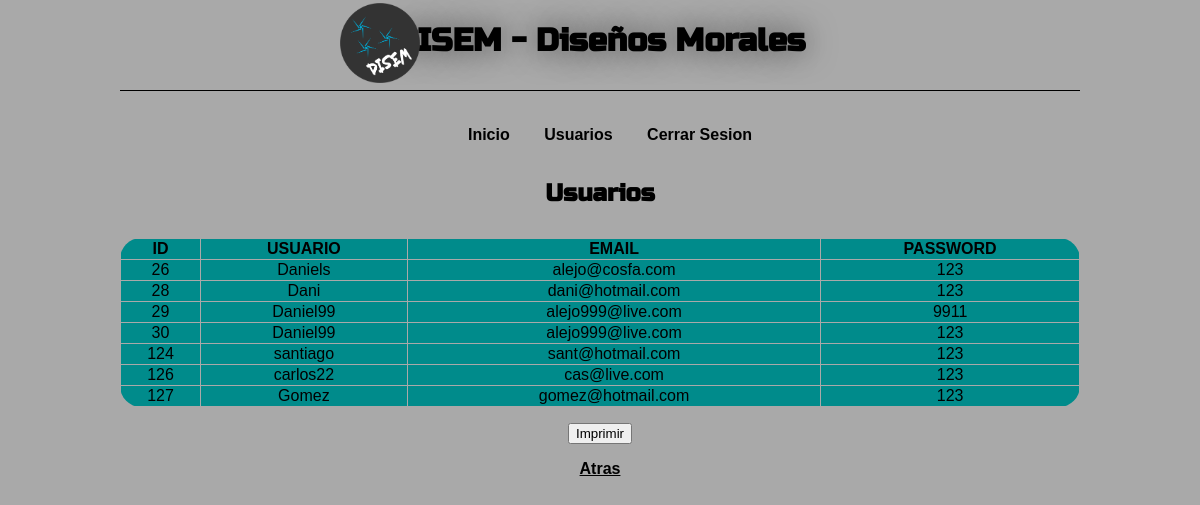
Screenshot of /mostraru.php (signed in) with the database file from the repository.
### tables this page shows
CREATE TABLE IF NOT EXISTS `registro` (
  `usuario` varchar(20) NOT NULL,
  `password` varchar(20) NOT NULL,
  `email` varchar(20) NOT NULL,
  `rpassword` varchar(20) NOT NULL,
  `id` int(11) NOT NULL
);

### mostraru.php (the view, shortened to what this page needs)
<?php
	require('conexion2.php');
	$query="SELECT id, usuario, email, password FROM registro";
	$resultado=$mysqli->query($query);
?>
<!DOCTYPE html>
<html lang="es" xmlns="http://www.w3.org/1999/xhtml">
	<head>
		<link rel="stylesheet" type="text/css" href="css/hola.css">
	</head>
	<body>
		<div id="contenido">
			<header>
				<hgroup>
					<img src="imagenes/logo.png" width = "80"><h1>DISEM - Diseños Morales</h1>
				</hgroup>
				<nav>
				<ul>
					<li><a href="opciones.php">Inicio </a></li>
					<li><a href="usuarios.php">Usuarios </a></li>
					<li><a href="cerrar_sesiona.php">Cerrar Sesion </a></li>
				</ul>
			</nav>
			</header>
			<section>
				<div id="textopr">
					<hgroup>
						<center><h1>Usuarios</h1></center>
						<center><table border="1" width="100%">
			<thead>
				<tr>
					<td><center><b>ID</b></td></center>
					<td><center><b>USUARIO</b></td></center>
					<td><center><b>EMAIL</b></td></center>
					<td><center><b>PASSWORD</b></td></center>
				<tbody>
					<?php while($row=$resultado->fetch_assoc()){ ?>
						<tr>
							<td>
								<center><?php echo $row['id'];?>
							</td>
							<td>
								<center><?php echo $row['usuario'];?>
							</td>
							<td>
								<center><?php echo $row['email'];?>
							</td>
							<td>
								<center><?php echo $row['password'];?>
							</td>
						</tr>
					<?php } ?>
				</tbody>
					<form>
					<center><input type='button' onclick='window.print();' value='Imprimir' /></center>
					</form> <p></p>
					<center><a href="usuarios.php">Atras</a></p></center>
					</hgroup>
				</div>
			</section>
		</div>
	</body>
</html>

### css/hola.css (style rules this page uses)
body { background-color: #A9A9A9; font-family: sans-serif; }
#contenido { width: 960px; margin: 0 auto; text-align: center; }
h1 { margin-bottom: 30px; font-family: 'Russo One', sans-serif; }
header hgroup h1 { border-bottom: solid; padding-bottom: 30px; border-width: 1px; border-color: #000000; text-shadow: 0px 0px 30px rgba(0,0,0,0.5); }
nav ul li { display: inline-block; margin-bottom: 10px; margin-right: 20px; color: black; cursor: pointer; padding: 5px; transition:all 0.5s linear; -webkit-transition:all 0.5s linear; -moz-transition:all 0.5s linear; -o-transition:all 0.5s linear; }
nav ul li a { text-decoration: none; }
table { border: 1px solid black; border-collapse: collapse; border-radius: 15px 15px 15px 15px; -moz-border-radius: 21px 21px 21px 21px; -webkit-border-radius: 21px 21px 21px 21px; border: 1px solid #A9A9A9; background-color: #008B8B; }
a { color: #000000; font-weight: bold; }
img[src="imagenes/logo.png"] { position: absolute; left:340px; top: 3px; }

### rows the page displays
registro: id "26", usuario "Daniels", email "alejo@cosfa.com", password "123"
registro: id "28", usuario "Dani", email "dani@hotmail.com", password "123"
registro: id "29", usuario "Daniel99", email "alejo999@live.com", password "9911"
registro: id "30", usuario "Daniel99", email "alejo999@live.com", password "123"
registro: id "124", usuario "santiago", email "sant@hotmail.com", password "123"
registro: id "126", usuario "carlos22", email "cas@live.com", password "123"
registro: id "127", usuario "Gomez", email "gomez@hotmail.com", password "123"
